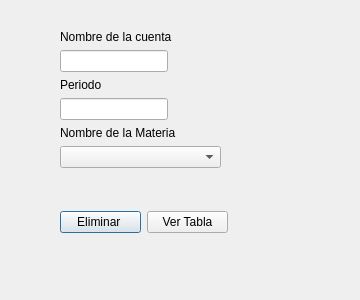
<?xml version="1.0" encoding="UTF-8"?>
<ui version="4.0">
 <class>Dialog</class>
 <widget class="QDialog" name="Dialog">
  <property name="geometry">
   <rect>
    <x>0</x>
    <y>0</y>
    <width>360</width>
    <height>300</height>
   </rect>
  </property>
  <property name="windowTitle">
   <string>Eliminar Materias de una cuenta</string>
  </property>
  <widget class="QWidget" name="layoutWidget">
   <property name="geometry">
    <rect>
     <x>60</x>
     <y>30</y>
     <width>161</width>
     <height>158</height>
    </rect>
   </property>
   <layout class="QFormLayout" name="formLayout_2">
    <item row="0" column="0">
     <widget class="QLabel" name="label_5">
      <property name="text">
       <string>Nombre de la cuenta</string>
      </property>
     </widget>
    </item>
    <item row="1" column="0">
     <widget class="QLineEdit" name="Cuenta"/>
    </item>
    <item row="4" column="0">
     <widget class="QLabel" name="label_7">
      <property name="text">
       <string>Periodo</string>
      </property>
     </widget>
    </item>
    <item row="5" column="0">
     <widget class="QLineEdit" name="Semestre"/>
    </item>
    <item row="6" column="0">
     <widget class="QLabel" name="label_6">
      <property name="text">
       <string>Nombre de la Materia</string>
      </property>
     </widget>
    </item>
    <item row="7" column="0" colspan="2">
     <widget class="QComboBox" name="NomMat"/>
    </item>
   </layout>
  </widget>
  <widget class="QWidget" name="layoutWidget">
   <property name="geometry">
    <rect>
     <x>60</x>
     <y>210</y>
     <width>168</width>
     <height>25</height>
    </rect>
   </property>
   <layout class="QHBoxLayout" name="horizontalLayout">
    <item>
     <widget class="QPushButton" name="Eliminar">
      <property name="text">
       <string>Eliminar </string>
      </property>
     </widget>
    </item>
    <item>
     <widget class="QPushButton" name="Ver">
      <property name="text">
       <string>Ver Tabla</string>
      </property>
     </widget>
    </item>
   </layout>
  </widget>
 </widget>
 <resources/>
 <connections/>
</ui>
